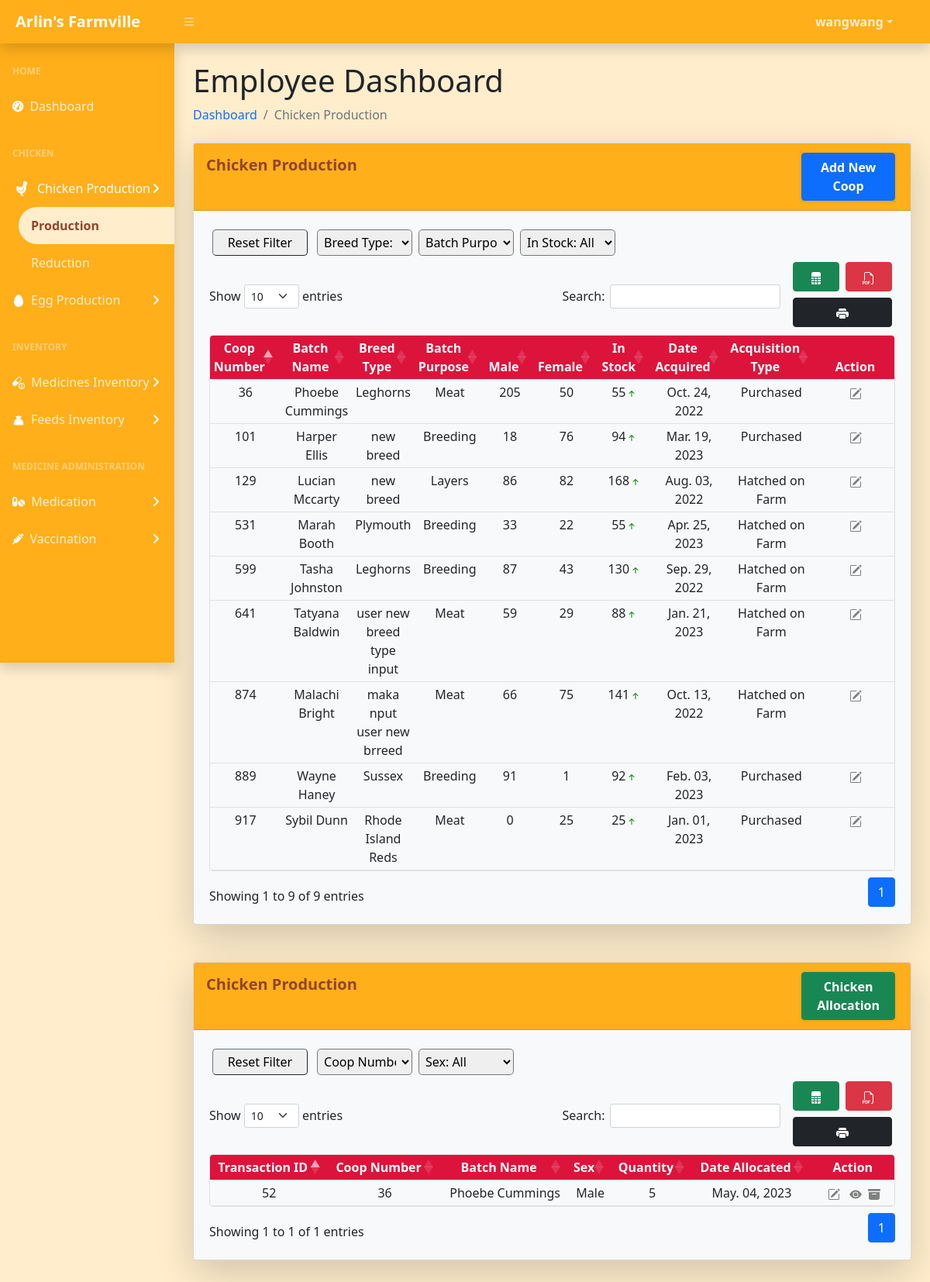
/users/employee/views/chicken_production.php (signed in), run on the app's committed database.
### tables this page shows
CREATE TABLE `chickenproduction` (
  `chickenBatch_ID` int(10) NOT NULL,
  `user_ID` int(11) NOT NULL,
  `age` int(5) NOT NULL,
  `coopNumber` int(5) NOT NULL,
  `batchName` varchar(50) NOT NULL,
  `breedType` varchar(50) NOT NULL,
  `batchPurpose` varchar(50) NOT NULL,
  `male` int(10) NOT NULL,
  `female` int(10) NOT NULL,
  `inStock` int(10) NOT NULL,
  `dateAcquired` date NOT NULL,
  `acquisitionType` varchar(50) NOT NULL,
  `note` varchar(100) NOT NULL DEFAULT 'no note.',
  `archive` varchar(20) NOT NULL DEFAULT 'not archived'
);

CREATE TABLE `chickentransaction` (
  `transaction_ID` int(10) NOT NULL,
  `chickenBatch_ID` int(10) DEFAULT NULL,
  `user_ID` int(11) NOT NULL,
  `coopNumber` int(5) NOT NULL,
  `sex` enum('Male','Female') NOT NULL,
  `batchName` varchar(50) NOT NULL,
  `quantity` int(10) NOT NULL,
  `dispositionType` varchar(30) NOT NULL,
  `transactionDate` date NOT NULL,
  `note` varchar(100) DEFAULT NULL,
  `archive` varchar(20) NOT NULL DEFAULT 'not archived'
);

### users/employee/views/query/chicken_production_records.php (the view, shortened to what this page needs)
<?php
    include('../../../config/database_connection.php');
    $sql = "SELECT * FROM chickenproduction WHERE archive='not archived' ORDER BY chickenBatch_ID ASC";
    $stmt = $conn->query($sql);
    if($stmt){
        if($stmt->rowCount() > 0){
            echo '
            <div id="filtertable" class="col-md-10 col-sm-12">
                <button id="reset-btn" class="border-secondary border-1 mx-1 p-1 rounded rounded-3 col-md-2 col-sm-4 m-1">Reset Filter</button>
            </div>
            <table id="chickenProduction" class="table table-sm responsive border table-hover text-center rounded rounded-3 overflow-hidden" style="width: 100%">';
                echo "<thead class='text-white' style='background-color: #DC143C'>";
                    echo "<tr>";
                        echo "<th>Coop Number</th>";
                        echo "<th>Batch Name</th>";
                        echo "<th>Breed Type</th>";
                        echo "<th>Batch Purpose</th>";
                        echo "<th>Male</th>";
                        echo "<th>Female</th>";
                        echo "<th>In Stock</th>";
                        echo "<th>Date Acquired</th>";
                        echo "<th>Acquisition Type</th>";
                        echo "<th>Action</th>";
                    echo "</tr>";
                echo "</thead>";
                echo "<tbody>";
                while($row = $stmt->fetch()){
                    $dateSortAcquired = strtotime($row['dateAcquired']);
                    $dateFormatted = date("M. d, Y", $dateSortAcquired);
                    echo "<tr>";
                        echo "<td>" . $row['coopNumber'] . "</td>";
                        echo "<td>" . $row['batchName'] . "</td>";
                        echo "<td>" . $row['breedType'] . "</td>";
                        echo "<td>" . $row['batchPurpose'] . "</td>";
                        echo "<td>" . $row['male'] . "</td>";
                        echo "<td>" . $row['female'] . "</td>";
                        if($row['inStock'] < 5){
                            echo "<td>" . $row['inStock'] . '<span data-bs-toggle="tooltip" data-bs-placement="left" data-bs-custom-class="tooltip-expired" data-bs-title="Low In Stock"><svg xmlns="http://www.w3.org/2000/svg" width="16" height="16" fill="red" class="bi bi-arrow-down-short" viewBox="0 0 16 16">
                            <path fill-rule="evenodd" d="M8 4a.5.5 0 0 1 .5.5v5.793l2.146-2.147a.5.5 0 0 1 .708.708l-3 3a.5.5 0 0 1-.708 0l-3-3a.5.5 0 1 1 .708-.708L7.5 10.293V4.5A.5.5 0 0 1 8 4z"/>
                          </svg></span>' . "</td>";
                        }else{
                            echo "<td>" . $row['inStock'] . '<span data-bs-toggle="tooltip" data-bs-placement="left" data-bs-custom-class="tooltip-expired" data-bs-title="In Stock"><svg xmlns="http://www.w3.org/2000/svg" width="16" height="16" fill="green" class="bi bi-arrow-up-short" viewBox="0 0 16 16">
                            <path fill-rule="evenodd" d="M8 12a.5.5 0 0 0 .5-.5V5.707l2.146 2.147a.5.5 0 0 0 .708-.708l-3-3a.5.5 0 0 0-.708 0l-3 3a.5.5 0 1 0 .708.708L7.5 5.707V11.5a.5.5 0 0 0 .5.5z"/>
                          </svg></span>' . "</td>";
                        }
                        echo "<td data-sort='". $dateSortAcquired ."'>" . $dateFormatted . "</td>";
                        echo "<td>" . $row['acquisitionType'] . "</td>";
                        echo "<td>";
                        echo '<a href="update_chick_form.php?id='. $row['chickenBatch_ID'] .'" class="m-1 text-decoration-none" data-bs-toggle="tooltip" data-bs-placement="left" data-bs-custom-class="tooltip-expired" data-bs-title="Edit Record">
                                <svg xmlns="http://www.w3.org/2000/svg" width="16" height="16" fill="gray" class="bi bi-pencil-square" viewBox="0 0 16 16">
                                    <path d="M15.502 1.94a.5.5 0 0 1 0 .706L14.459 3.69l-2-2L13.502.646a.5.5 0 0 1 .707 0l1.293 1.293zm-1.75 2.456-2-2L4.939 9.21a.5.5 0 0 0-.121.196l-.805 2.414a.25.25 0 0 0 .316.316l2.414-.805a.5.5 0 0 0 .196-.12l6.813-6.814z"/>
                                    <path fill-rule="evenodd" d="M1 13.5A1.5 1.5 0 0 0 2.5 15h11a1.5 1.5 0 0 0 1.5-1.5v-6a.5.5 0 0 0-1 0v6a.5.5 0 0 1-.5.5h-11a.5.5 0 0 1-.5-.5v-11a.5.5 0 0 1 .5-.5H9a.5.5 0 0 0 0-1H2.5A1.5 1.5 0 0 0 1 2.5v11z"/>
                                </svg>
                            </a>';
                        echo "</td>";
                    echo "</tr>";
                }
                echo "</tbody>";
            echo "</table>";
        }
    } else{
        echo "Oops! Something went wrong. Please try again later.";
    }
?>

### users/employee/views/query/chicken_allocation_records.php (shortened to what this page needs)
<?php
    include('../../../config/database_connection.php');
    $sql = "SELECT * FROM chickentransaction WHERE archive='not archived' AND dispositionType = 'allocation' ORDER BY transaction_ID ASC";
    $stmt = $conn->query($sql);
    if($stmt){
        if($stmt->rowCount() > 0){
            echo '
            <div id="filterAllocation" class="col-md-10 col-sm-12">
                <button id="reset-btn-allocation" class="border-secondary border-1 mx-1 p-1 rounded rounded-3 col-md-2 col-sm-4 m-1">Reset Filter</button>
            </div>
            <table id="chickenAllocation" class="table table-sm responsive border table-hover text-center rounded rounded-3 overflow-hidden" style="width: 100%">';
                echo "<thead class='text-white' style='background-color: #DC143C'>";
                    echo "<tr>";
                        echo "<th>Transaction ID</th>";
                        echo "<th>Coop Number</th>";
                        echo "<th>Batch Name</th>";
                        echo "<th>Sex</th>";
                        echo "<th>Quantity</th>";
                        echo "<th>Date Allocated</th>";
                        echo "<th>Action</th>";
                    echo "</tr>";
                echo "</thead>";
                echo "<tbody>";
                while($row = $stmt->fetch()){
                    $dataSortExpD = strtotime($row['transactionDate']);
                    $expDateFormatted = date("M. d, Y", $dataSortExpD);
                    echo "<tr>";
                        echo "<td>" . $row['transaction_ID'] . "</td>";
                        echo "<td>" . $row['coopNumber'] . "</td>";
                        echo "<td>" . $row['batchName'] . "</td>";
                        echo "<td>" . $row['sex'] . "</td>";
                        echo "<td>" . $row['quantity'] . "</td>";
                        echo "<td data-sort='". $dataSortExpD ."'>" . $expDateFormatted  . "</td>";
                        echo "<td>";
                        echo '<a href="update_chick_allocation.php?id='. $row['transaction_ID'] .'" class="m-1 text-decoration-none" data-bs-toggle="tooltip" data-bs-placement="left" data-bs-custom-class="tooltip-expired" data-bs-title="Edit Record">
                                <svg xmlns="http://www.w3.org/2000/svg" width="16" height="16" fill="gray" class="bi bi-pencil-square" viewBox="0 0 16 16">
                                    <path d="M15.502 1.94a.5.5 0 0 1 0 .706L14.459 3.69l-2-2L13.502.646a.5.5 0 0 1 .707 0l1.293 1.293zm-1.75 2.456-2-2L4.939 9.21a.5.5 0 0 0-.121.196l-.805 2.414a.25.25 0 0 0 .316.316l2.414-.805a.5.5 0 0 0 .196-.12l6.813-6.814z"/>
                                    <path fill-rule="evenodd" d="M1 13.5A1.5 1.5 0 0 0 2.5 15h11a1.5 1.5 0 0 0 1.5-1.5v-6a.5.5 0 0 0-1 0v6a.5.5 0 0 1-.5.5h-11a.5.5 0 0 1-.5-.5v-11a.5.5 0 0 1 .5-.5H9a.5.5 0 0 0 0-1H2.5A1.5 1.5 0 0 0 1 2.5v11z"/>
                                </svg>
                            </a>';
                        echo '<a href="viewChick.php?id='. $row['transaction_ID'] .'" class="m-1 text-decoration-none" data-bs-toggle="tooltip" data-bs-placement="left" data-bs-custom-class="tooltip-expired" data-bs-title="View Record">
                                <svg xmlns="http://www.w3.org/2000/svg" width="16" height="16" fill="gray" class="bi bi-eye-fill" viewBox="0 0 16 16">
                                    <path d="M10.5 8a2.5 2.5 0 1 1-5 0 2.5 2.5 0 0 1 5 0z"/>
                                    <path d="M0 8s3-5.5 8-5.5S16 8 16 8s-3 5.5-8 5.5S0 8 0 8zm8 3.5a3.5 3.5 0 1 0 0-7 3.5 3.5 0 0 0 0 7z"/>
                                </svg>
                            </a>';
                        echo '<a href="archive_chicken.php?id='. $row['transaction_ID'] .'" data-bs-toggle="tooltip" data-bs-placement="left" data-bs-toggle="tooltip" data-bs-placement="left" data-bs-custom-class="tooltip-expired" data-bs-title="Archive">
                                <svg xmlns="http://www.w3.org/2000/svg" width="16" height="16" fill="gray" class="bi bi-archive-fill" viewBox="0 0 16 16">
                                    <path d="M12.643 15C13.979 15 15 13.845 15 12.5V5H1v7.5C1 13.845 2.021 15 3.357 15h9.286zM5.5 7h5a.5.5 0 0 1 0 1h-5a.5.5 0 0 1 0-1zM.8 1a.8.8 0 0 0-.8.8V3a.8.8 0 0 0 .8.8h14.4A.8.8 0 0 0 16 3V1.8a.8.8 0 0 0-.8-.8H.8z"/>
                                </svg>
                            </a>';
                        echo "</td>";
                    echo "</tr>";
                }
                echo "</tbody>";
            echo "</table>";
        }
    } else{
        echo "Oops! Something went wrong. Please try again later.";
    }
?>

### data on the page
chickenproduction: coopNumber "917", batchName "Sybil Dunn", breedType "Rhode Island Reds", batchPurpose "Meat", male "0", female "25", inStock "25", dateAcquired "Jan. 01, 2023", acquisitionType "Purchased"
chickenproduction: coopNumber "36", batchName "Phoebe Cummings", breedType "Leghorns", batchPurpose "Meat", male "205", female "50", inStock "55", dateAcquired "Oct. 24, 2022", acquisitionType "Purchased"
chickenproduction: coopNumber "599", batchName "Tasha Johnston", breedType "Leghorns", batchPurpose "Breeding", male "87", female "43", inStock "130", dateAcquired "Sep. 29, 2022", acquisitionType "Hatched on Farm"
chickenproduction: coopNumber "889", batchName "Wayne Haney", breedType "Sussex", batchPurpose "Breeding", male "91", female "1", inStock "92", dateAcquired "Feb. 03, 2023", acquisitionType "Purchased"
chickenproduction: coopNumber "531", batchName "Marah Booth", breedType "Plymouth", batchPurpose "Breeding", male "33", female "22", inStock "55", dateAcquired "Apr. 25, 2023", acquisitionType "Hatched on Farm"
chickenproduction: coopNumber "101", batchName "Harper Ellis", breedType "new breed", batchPurpose "Breeding", male "18", female "76", inStock "94", dateAcquired "Mar. 19, 2023", acquisitionType "Purchased"
chickenproduction: coopNumber "874", batchName "Malachi Bright", breedType "maka nput user new brreed", batchPurpose "Meat", male "66", female "75", inStock "141", dateAcquired "Oct. 13, 2022", acquisitionType "Hatched on Farm"
chickenproduction: coopNumber "641", batchName "Tatyana Baldwin", breedType "user new breed type input", batchPurpose "Meat", male "59", female "29", inStock "88", dateAcquired "Jan. 21, 2023", acquisitionType "Hatched on Farm"
chickenproduction: coopNumber "129", batchName "Lucian Mccarty", breedType "new breed", batchPurpose "Layers", male "86", female "82", inStock "168", dateAcquired "Aug. 03, 2022", acquisitionType "Hatched on Farm"
chickentransaction: transaction_ID "52", coopNumber "36", batchName "Phoebe Cummings", sex "Male", quantity "5", transactionDate "May. 04, 2023"

### other printed values
$_SESSION["username"] "wangwang"
